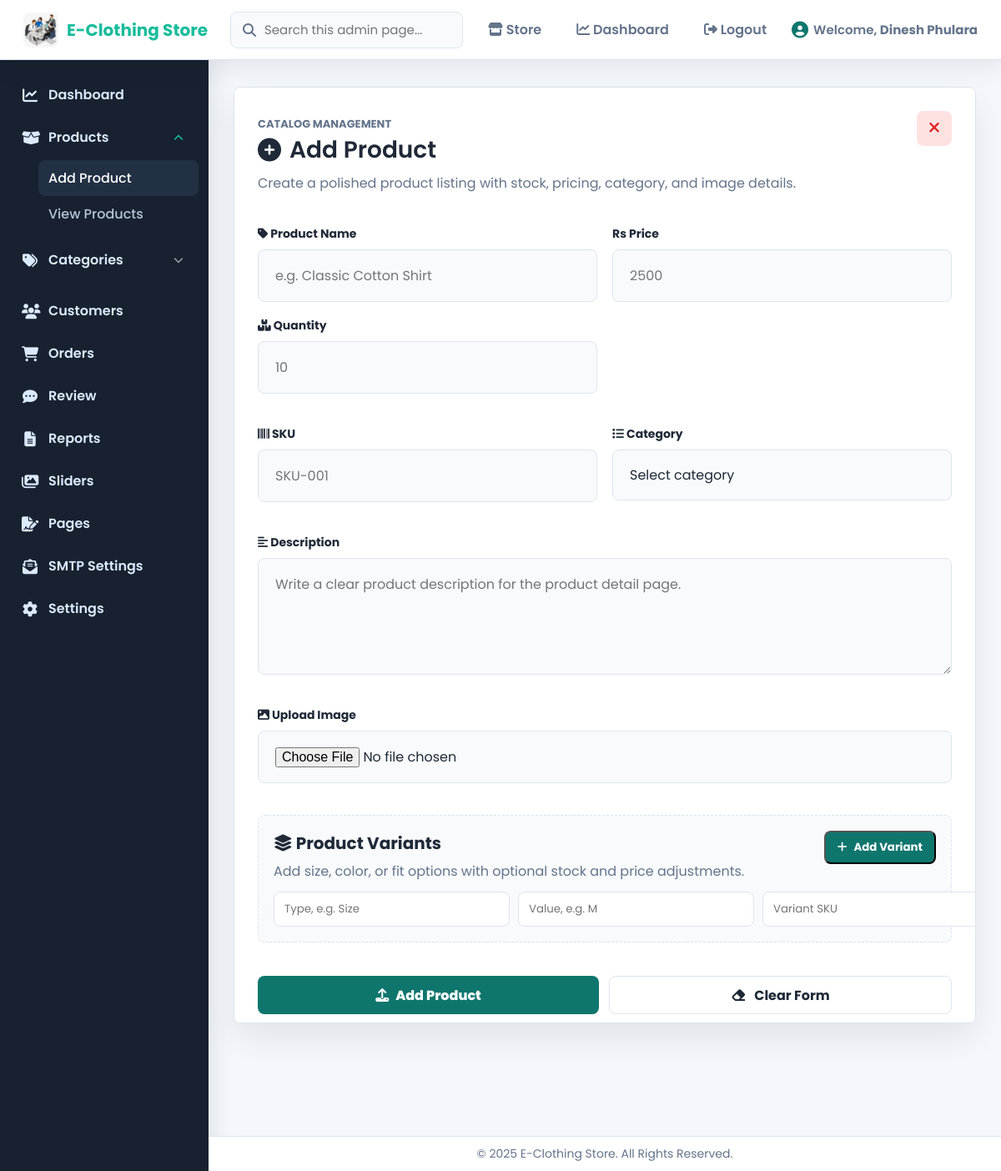
Screenshot of /product/add.php (signed in) with the database file from the repository.
### tables this page shows
CREATE TABLE `store_settings` (
  `id` int NOT NULL AUTO_INCREMENT,
  `store_name` varchar(255) NOT NULL,
  `store_logo` varchar(255) DEFAULT NULL,
  `contact_number` varchar(50) DEFAULT NULL,
  `store_email` varchar(255) DEFAULT NULL,
  `store_address` varchar(255) DEFAULT NULL,
  `store_information` text,
  `established_date` varchar(50) DEFAULT NULL,
  `currency_code` varchar(10) NOT NULL DEFAULT 'NPR',
  `currency_symbol` varchar(20) NOT NULL DEFAULT 'Rs',
  PRIMARY KEY (`id`)
);

### includes/store.php (called while the page is built, shortened)
<?php
function ensure_store_settings_schema(mysqli $con): void
{
    mysqli_query($con, "
        CREATE TABLE IF NOT EXISTS store_settings (
            id INT NOT NULL AUTO_INCREMENT,
            store_name VARCHAR(255) NOT NULL DEFAULT 'E-Clothing Store',
            store_logo VARCHAR(255) DEFAULT NULL,
            contact_number VARCHAR(30) NOT NULL DEFAULT '+9779806478012',
            store_email VARCHAR(255) NOT NULL DEFAULT 'help@example.com',
            store_address TEXT,
            store_information TEXT,
            established_date DATE DEFAULT NULL,
            currency_code VARCHAR(10) NOT NULL DEFAULT 'NPR',
            currency_symbol VARCHAR(20) NOT NULL DEFAULT 'Rs',
            PRIMARY KEY (id)
        ) ENGINE=InnoDB DEFAULT CHARSET=utf8mb4 COLLATE=utf8mb4_general_ci
    ");
    $columns = [];
    $result = mysqli_query($con, "SHOW COLUMNS FROM store_settings");
    while ($result && $row = mysqli_fetch_assoc($result)) {
        $columns[] = $row['Field'];
    }
    $missing = [
        'store_name' => "ADD store_name varchar(255) NOT NULL DEFAULT 'E-Clothing Store' AFTER id",
        'store_logo' => "ADD store_logo varchar(255) DEFAULT NULL AFTER store_name",
        'contact_number' => "ADD contact_number varchar(30) NOT NULL DEFAULT '+9779806478012' AFTER store_logo",
        'store_email' => "ADD store_email varchar(255) NOT NULL DEFAULT 'help@example.com' AFTER contact_number",
        'store_address' => "ADD store_address text AFTER store_email",
        'store_information' => "ADD store_information text AFTER store_address",
        'established_date' => "ADD established_date date DEFAULT NULL AFTER store_information",
        'currency_code' => "ADD currency_code varchar(10) NOT NULL DEFAULT 'NPR' AFTER established_date",
        'currency_symbol' => "ADD currency_symbol varchar(20) NOT NULL DEFAULT 'Rs' AFTER currency_code",
    ];
    $countResult = mysqli_query($con, "SELECT COUNT(*) AS total FROM store_settings");
    $count = $countResult ? (int) (mysqli_fetch_assoc($countResult)['total'] ?? 0) : 0;
}
function get_store_settings(mysqli $con): array
{
    ensure_store_settings_schema($con);
    $result = mysqli_query($con, "SELECT * FROM store_settings ORDER BY id DESC LIMIT 1");
    $settings = $result ? (mysqli_fetch_assoc($result) ?: []) : [];
    return array_merge([
        'store_name' => 'E-Clothing Store',
        'store_logo' => null,
        'contact_number' => '+9779806478012',
        'store_email' => 'help@example.com',
        'store_address' => 'Dhangadhi, Kailali Nepal',
        'store_information' => 'Quality fashion, fast service, and reliable Cash on Delivery across Nepal.',
        'currency_code' => 'NPR',
        'currency_symbol' => 'Rs',
    ], $settings);
}
function currency_symbol(?mysqli $con = null): string
{
    $localConnection = false;
    $settings = get_store_settings($con);
    $symbol = trim($settings['currency_symbol'] ?? 'Rs') ?: 'Rs';
    return $symbol;
}

### product/add.php (the view, shortened to what this page needs)
<?php
include '../includes/header.php';
$con = db_connect();
?>
<section class="add-product-container">
    <form id="addProductForm" method="POST" enctype="multipart/form-data">
        <div class="product-form-header">
            <div>
                <p class="eyebrow">Catalog management</p>
                <h2><i class="fas fa-plus-circle"></i> Add Product</h2>
                <p>Create a polished product listing with stock, pricing, category, and image details.</p>
            </div>
            <button type="button" class="close-btn" onclick="window.location.href='../Admin/Admindashboard.php'" aria-label="Back to dashboard">&times;</button>
        </div>
        <div class="inline-group">
            <div class="form-group">
                <label><i class="fas fa-tag"></i> Product Name</label>
                <input type="text" name="name" placeholder="e.g. Classic Cotton Shirt" required>
            </div>
            <div class="form-group">
                <label><span class="rs-symbol"><?= htmlspecialchars(currency_symbol($con)) ?></span> Price</label>
                <input type="number" id="price" name="price" step="0.01" min="0" placeholder="2500" required>
            </div>
            <div class="form-group">
                <label><i class="fas fa-boxes"></i> Quantity</label>
                <input type="number" name="quantity" min="0" placeholder="10" required>
            </div>
        </div>
        <div class="inline-group form-section">
            <div class="form-group">
                <label><i class="fas fa-barcode"></i> SKU</label>
                <input type="text" name="sku" placeholder="SKU-001" required>
            </div>
            <div class="form-group">
                <label><i class="fas fa-list"></i> Category</label>
                <select name="category_id" required>
                    <option value="" disabled selected>Select category</option>
                </select>
            </div>
        </div>
        <div class="form-group form-section">
            <label><i class="fas fa-align-left"></i> Description</label>
            <textarea name="description" placeholder="Write a clear product description for the product detail page." required></textarea>
        </div>
        <div class="form-group form-section">
            <label><i class="fas fa-image"></i> Upload Image</label>
            <input type="file" name="userfile" accept="image/*" required>
        </div>
        <div class="form-section variant-section">
            <div class="product-form-header compact-header">
                <div>
                    <h3><i class="fas fa-layer-group"></i> Product Variants</h3>
                    <p>Add size, color, or fit options with optional stock and price adjustments.</p>
                </div>
                <button type="button" class="quick-action" id="addVariantRow"><i class="fas fa-plus"></i> Add Variant</button>
            </div>
            <div id="variantRows" class="variant-rows">
                <div class="variant-row">
                    <input type="text" name="variant_key[]" placeholder="Type, e.g. Size">
                    <input type="text" name="variant_value[]" placeholder="Value, e.g. M">
                    <input type="text" name="variant_sku[]" placeholder="Variant SKU">
                </div>
            </div>
        </div>
        <div class="button-group">
            <button type="submit" name="submit"><i class="fas fa-upload"></i> Add Product</button>
            <button type="reset" class="cancel-btn"><i class="fas fa-eraser"></i> Clear Form</button>
        </div>
    </form>
</section>
<?php include '../includes/footer.php'; ?>

### includes/header.php (shortened to what this page needs)
<?php
require_once __DIR__ . '/store.php';
$con = require_admin(null, '../Admin/Adminlogin.php');
$adminName = $_SESSION['admin_name'] ?? $_SESSION['admin_email'];
$currentScript = strtolower(str_replace('\\', '/', $_SERVER['SCRIPT_NAME'] ?? ''));
if (!function_exists('admin_nav_active')) {
    function admin_nav_active($needles)
    {
        global $currentScript;
        foreach ((array) $needles as $needle) {
            if (str_contains($currentScript, strtolower($needle))) {
                return 'active';
            }
        }
        return '';
    }
}
$storeSettings = get_store_settings($con);
$storeName = $storeSettings['store_name'] ?? "E-Clothing Store";
$storeLogo = $storeSettings['store_logo'] ?? null;
?>
<!DOCTYPE html>
<html lang="en">
<head>
    <link rel="stylesheet" href="../assets/css/Admindashboard.css" />
    <link rel="stylesheet" href="../assets/css/add_product.css" />
    <link rel="stylesheet" href="../assets/css/view_product.css" />
    <link rel="stylesheet" href="../assets/css/edit_product.css" />
    <link rel="stylesheet" href="../assets/css/customers.css" />
    <link rel="stylesheet" href="../assets/css/admin-modern.css" />
    <link rel="stylesheet" href="https://cdnjs.cloudflare.com/ajax/libs/font-awesome/6.4.0/css/all.min.css" />
</head>
<body>
    <header class="topnav admin-topbar">
        <a class="logo admin-brand" href="../Admin/Admindashboard.php" aria-label="Admin dashboard">
            <?php if ($storeLogo): ?>
                <img src="../assets/images/<?= htmlspecialchars($storeLogo) ?>"
                    alt="<?= htmlspecialchars($storeName) ?> Logo"
                    class="admin-brand-logo">
            <?php else: ?>
                <i class="fas fa-tshirt"></i>
            <?php endif; ?>
            <span><?= htmlspecialchars($storeName) ?></span>
        </a>
        <div class="admin-search-shell">
            <i class="fas fa-search" aria-hidden="true"></i>
            <input type="search" id="adminGlobalSearch" placeholder="Search this admin page..." autocomplete="off" aria-label="Search this admin page">
        </div>
        <nav class="topnav-menu admin-actions" aria-label="Admin shortcuts">
            <a href="../index.php" class="nav-link"><i class="fas fa-store"></i> Store</a>
            <a href="../Admin/Admindashboard.php" class="nav-link <?= admin_nav_active('/admin/admindashboard.php') ?>"><i class="fas fa-chart-line"></i> Dashboard</a>
            <a href="../Admin/Logout.php" class="nav-link logout-link"><i class="fas fa-sign-out-alt"></i> Logout</a>
        </nav>
        <div class="welcome-msg">
            <i class="fas fa-user-circle"></i>
            <span>Welcome, <strong><?php echo htmlspecialchars($adminName); ?></strong></span>
        </div>
    </header>
    <aside class="sidebar">
        <ul class="sidebar-menu">
            <li><a href="../Admin/Admindashboard.php" class="sidebar-link <?= admin_nav_active('/admin/admindashboard.php') ?>"><i class="fas fa-chart-line"></i>
                    Dashboard</a></li>
            <li class="dropdown <?= admin_nav_active('/product/') ? 'open' : '' ?>">
                <a href="#" class="sidebar-link dropdown-toggle">
                    <i class="fas fa-box-open"></i> Products <i class="fas fa-chevron-down"></i>
                </a>
                <ul class="dropdown-menu">
                    <li><a href="../product/add.php" class="sidebar-sublink <?= admin_nav_active('/product/add.php') ?>">Add Product</a></li>
                    <li><a href="../product/view.php" class="sidebar-sublink <?= admin_nav_active('/product/view.php') ?>">View Products</a></li>
                </ul>
            </li>
            <li class="dropdown <?= admin_nav_active('/category/') ? 'open' : '' ?>">
                <a href="#" class="sidebar-link dropdown-toggle">
                    <i class="fas fa-tags"></i> Categories <i class="fas fa-chevron-down"></i>
                </a>
            </li>
            <li><a href="../Admin/customers.php" class="sidebar-link <?= admin_nav_active('/admin/customers.php') ?>"><i class="fas fa-users"></i> Customers</a></li>
            <li><a href="../Admin/Adminorders.php" class="sidebar-link <?= admin_nav_active('/admin/adminorders.php') ?>"><i class="fas fa-shopping-cart"></i> Orders</a>
            </li>
            <li><a href="../Admin/product_rating_review.php" class="sidebar-link <?= admin_nav_active('/admin/product_rating_review.php') ?>"><i class="fas fa-comment-dots"></i>
                    Review</a></li>
            <li><a href="../Admin/report.php" class="sidebar-link <?= admin_nav_active('/admin/report.php') ?>"><i class="fas fa-file-alt"></i> Reports</a></li>
            <li><a href="../Admin/sliders.php" class="sidebar-link <?= admin_nav_active('/admin/sliders.php') ?>"><i class="fas fa-images"></i> Sliders</a></li>
            <li><a href="../Admin/pages.php" class="sidebar-link <?= admin_nav_active('/admin/pages.php') ?>"><i class="fas fa-file-signature"></i> Pages</a></li>
            <li><a href="../Admin/smtp_settings.php" class="sidebar-link <?= admin_nav_active('/admin/smtp_settings.php') ?>"><i class="fas fa-envelope-open-text"></i> SMTP Settings</a></li>
            <li><a href="../Admin/setting.php" class="sidebar-link <?= admin_nav_active('/admin/setting.php') ?>"><i class="fas fa-cog"></i> Settings</a></li>
        </ul>
    </aside>
    <main class="main-content">

### rows the page displays
store_settings: store_logo (picture), store_name "E-Clothing Store"

### other values shown
$adminName "Dinesh Phulara"
currency_symbol($con) "Rs"
